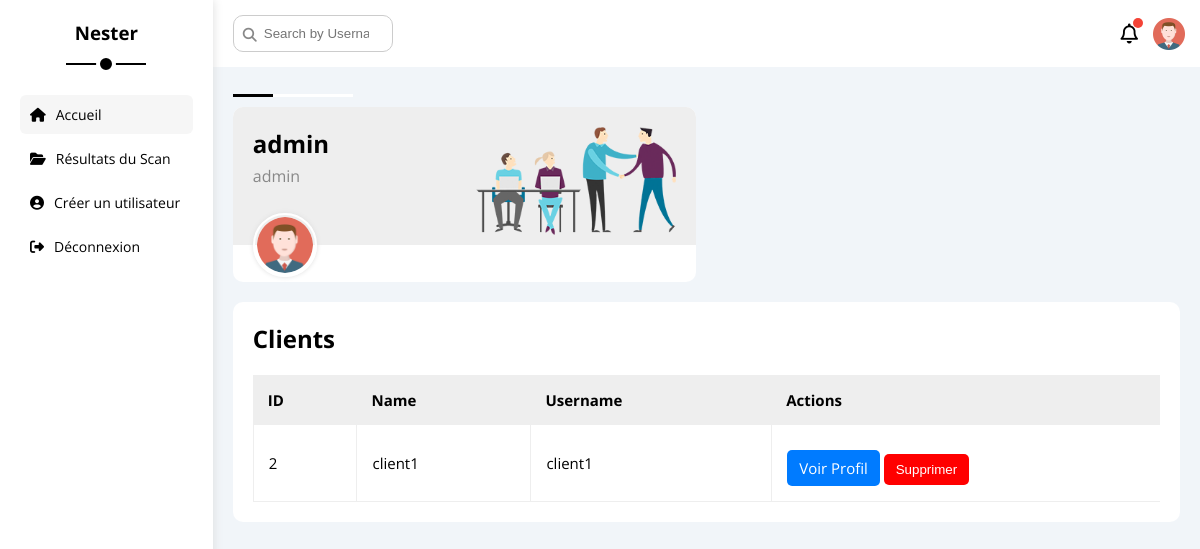
Screenshot of /admin_dashboard (signed in) with the database file from the repository.
### models.py (models this page shows, shortened)
class User(db.Model):
    id = db.Column(db.Integer, primary_key=True)
    name = db.Column(db.String(100), nullable=False)
    username = db.Column(db.String(120), unique=True, nullable=False)
    password_hash = db.Column(db.String(200), nullable=False)
    role = db.Column(db.String(20), nullable=False, default='client')
    scan_results = db.relationship('ScanResult', backref='user', lazy=True)

### Nester/app.py (the view)
@app.route('/admin_dashboard')
def admin_dashboard():
    if 'user_id' not in session:
        return redirect(url_for('login'))
    current_user = User.query.get(session['user_id'])
    if not current_user or current_user.role != 'admin':
        flash("Vous n'êtes pas autorisé à accéder à cette page.", "danger")
        return redirect(url_for('home'))
    users = User.query.filter_by(role='client').all()
    return render_template('admin_dashboard.html', users=users, current_user=current_user)

### Nester/templates/admin_dashboard.html (shortened to what this page needs)
<!DOCTYPE html>
<html lang="en">
  <head>
    <link rel="stylesheet" type="text/css" href="{{ url_for('static', filename='css/all.min.css') }}">
    <link rel="stylesheet" type="text/css" href="{{ url_for('static', filename='css/framework.css') }}">
    <link rel="stylesheet" type="text/css" href="{{ url_for('static', filename='css/master.css') }}">
    <link rel="stylesheet" href="https://cdnjs.cloudflare.com/ajax/libs/font-awesome/6.5.1/css/all.min.css">
  </head>
  <body>
    <div class="page d-flex">
      <div class="sidebar bg-white p-20 p-relative">
        <h3 class="p-relative txt-c mt-0">Nester</h3>
        <ul>
          <li>
            <a class="active d-flex align-center fs-14 c-black rad-6 p-10" href="index.html">
              <i class="fa-solid fa-house"></i>
              <span>Accueil</span>
            </a>
          </li>
          <li>
            <a class="d-flex align-center fs-14 c-black rad-6 p-10" href="{{ url_for('clients') }}">
              <i class="fa-solid fa-folder-open"></i>
              <span>Résultats du Scan</span>
            </a>
          </li>
          <li>
            <a class="d-flex align-center fs-14 c-black rad-6 p-10" href="{{ url_for('register') }}">
              <i class="fa-solid fa-circle-user"></i>
              <span>Créer un utilisateur</span>
            </a>
          </li>
          <li>
            <form action="{{ url_for('logout') }}" method="post" class="d-inline">
              <a type="submit" class="d-flex align-center fs-14 c-black rad-6 p-10 bg-none border-none">
                <i class="fa-solid fa-right-from-bracket"></i>
                  <span>Déconnexion</span>
              </a>
            </form>
          </li>
        </ul>
      </div>
      <div class="content w-full">
        <div class="head bg-white p-15 between-flex">
          <div class="search p-relative">
            <input class="p-10" type="search" id="searchInput" placeholder="Search by Username" onkeyup="searchByUsername()" />
          </div>
          <div class="icons d-flex align-center">
            <span class="notification" id="notifIcon">
              <i class="fa-regular fa-bell fa-lg"></i>
            </span>
            <img src="static/imgs/avatar.png" alt="" />
          </div>
        </div>
        <div class="wrapper d-grid gap-20">
          <div class="welcome bg-white rad-10 txt-c-mobile block-mobile">
            <div class="intro p-20 d-flex space-between bg-eee">
              <div>
                <h2 class="m-0">{{ current_user.role }}</h2>
                <p class="c-grey mt-5">{{ current_user.username }}</p>
              </div>
              <img class="hide-mobile" src="static/imgs/welcome.png" alt="" />
            </div>
            <img src="static/imgs/avatar.png" alt="" class="avatar" />
          </div>
        </div>
<div class="projects p-20 bg-white rad-10 m-20">
  <h2 class="mt-0 mb-20">Clients</h2>
  <div class="responsive-table">
    <table class="fs-15 w-full">
      <thead>
        <tr>
          <td>ID</td>
          <td>Name</td>
          <td>Username</td>
          <td>Actions</td>
        </tr>
      </thead>
      <tbody>
        {% for user in users %}
        <tr>
          <td>{{ user.id }}</td>
          <td>{{ user.name }}</td>
          <td>{{ user.username }}</td>
          <td>
            {% if current_user.role == 'admin' %}
            <a href="{{ url_for('client_profile', id=user.id) }}" class="btn-profile">Voir Profil</a>
            <form action="{{ url_for('delete_user', id=user.id) }}" method="POST" style="display:inline;">
              <button type="submit" class="btn-danger">Supprimer</button>
            </form>
          </div>
            {% endif %}
        {% endfor %}
  </div>
</div>
      </div>
  </body>
</html>

### Nester/static/css/framework.css (style rules this page uses)
:root { --blue-color: #0075ff; --blue-alt-color: #0d69d5; --orange-color: #f59e0b; --green-color: #22c55e; --red-color: #f44336; --grey-color: #888; }
.d-flex { display: flex; }
.align-center { align-items: center; }
.space-between { justify-content: space-between; }
.d-grid { display: grid; }
.gap-20 { gap: 20px; }
.p-10 { padding: 10px; }
.p-15 { padding: 15px; }
.p-20 { padding: 20px; }
.m-0 { margin: 0; }
.m-20 { margin: 20px; }
.mt-0 { margin-top: 0; }
.mt-5 { margin-top: 5px; }
.mb-20 { margin-bottom: 20px; }
.c-black { color: black; }
.c-grey { color: var(--grey-color); }
.bg-white { background-color: white; }
.bg-eee { background-color: #eee; }
.p-relative { position: relative; }
.txt-c { text-align: center; }
.fs-14 { font-size: 14px; }
.fs-15 { font-size: 15px; }
.rad-6 { border-radius: 6px; }
.rad-10 { border-radius: 10px; }
.w-full { width: 100%; }
.between-flex { display: flex; align-items: center; justify-content: space-between; }

### Nester/static/css/master.css (style rules this page uses)
:root { --blue-color: #0075ff; --blue-alt-color: #0d69d5; --orange-color: #f59e0b; --green-color: #22c55e; --red-color: #f44336; --grey-color: #888; }
* { box-sizing: border-box; }
body { font-family: "Open Sans", sans-serif; margin: 0; }
a { text-decoration: none; }
ul { list-style: none; padding: 0; }
.page { background-color: #f1f5f9; min-height: 100vh; }
.sidebar { width: 250px; box-shadow: 0 0 10px #ddd; }
.sidebar > h3 { margin-bottom: 50px; }
.sidebar > h3::before, .sidebar > h3::after { content: ""; background-color: black; transform: translateX(-50%); position: absolute; left: 50%; }
.sidebar > h3::before { width: 80px; height: 2px; bottom: -20px; }
.sidebar > h3::after { bottom: -29px; width: 12px; height: 12px; border-radius: 50%; border: 4px solid white; }
.sidebar ul li a { transition: 0.3s; margin-bottom: 5px; }
.sidebar ul li a:hover, .sidebar ul li a.active { background-color: #f6f6f6; }
.sidebar ul li a span { font-size: 14px; margin-left: 10px; }
.content { overflow: hidden; }
.head .search::before { font-family: var(--fa-style-family-classic); content: "\f002"; font-weight: 900; position: absolute; left: 15px; top: 50%; transform: translateY(-50%); font-size: 14px; color: var(--grey-color); }
.head .search input { border: 1px solid #ccc; border-radius: 10px; margin-left: 5px; padding-left: 30px; width: 160px; transition: width 0.3s; }
.head .icons .notification::before { content: ""; position: absolute; width: 10px; height: 10px; background-color: var(--red-color); border-radius: 50%; right: -5px; top: -5px; }
.head .icons img { width: 32px; height: 32px; margin-left: 15px; }
.wrapper { grid-template-columns: repeat(auto-fill, minmax(450px, 1fr)); margin-left: 20px; margin-right: 20px; margin-bottom: 20px; }
.welcome { overflow: hidden; }
.welcome .intro img { width: 200px; margin-bottom: -10px; }
.welcome .avatar { width: 64px; height: 64px; border: 2px solid white; border-radius: 50%; padding: 2px; box-shadow: 0 0 5px #ddd; margin-left: 20px; margin-top: -32px; }
.projects .responsive-table { overflow-x: auto; }
.projects table { min-width: 1000px; border-spacing: 0; }
.projects thead td { background-color: #eee; font-weight: bold; }
.projects table td { padding: 15px; }
.projects tbody td { border-bottom: 1px solid #eee; border-left: 1px solid #eee; transition: 0.3s; }
.projects table tbody tr td:last-child { border-right: 1px solid #eee; }

### Nester/templates/admin_dashboard.html (style rules this page uses)
.notification { cursor: pointer; position: relative; }
.btn-danger { background-color: red; color: white; border: none; padding: 8px 12px; border-radius: 5px; }
.btn-profile { display: inline-block; margin-top: 10px; padding: 8px 12px; background-color: #007bff; color: white; text-decoration: none; border-radius: 5px; transition: background 0.3s; }

### rows the page displays
User: role "admin", username "admin"
User: id "2", name "client1", username "client1"
